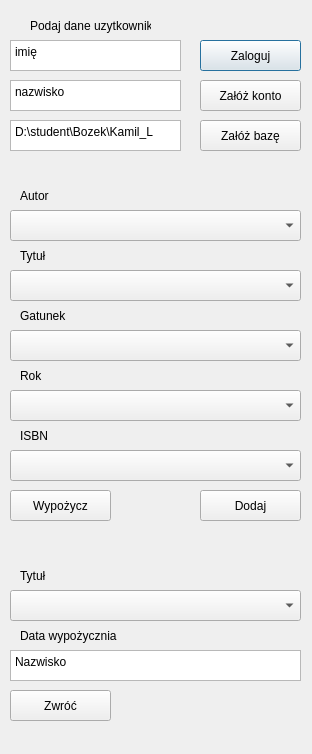
<?xml version="1.0" encoding="UTF-8"?>
<ui version="4.0">
 <class>Dialog</class>
 <widget class="QDialog" name="Dialog">
  <property name="enabled">
   <bool>true</bool>
  </property>
  <property name="geometry">
   <rect>
    <x>0</x>
    <y>0</y>
    <width>312</width>
    <height>754</height>
   </rect>
  </property>
  <property name="windowTitle">
   <string>Dialog</string>
  </property>
  <widget class="QLabel" name="label">
   <property name="geometry">
    <rect>
     <x>30</x>
     <y>10</y>
     <width>121</width>
     <height>31</height>
    </rect>
   </property>
   <property name="text">
    <string>Podaj dane uzytkownika</string>
   </property>
  </widget>
  <widget class="QPlainTextEdit" name="plain_imie">
   <property name="geometry">
    <rect>
     <x>10</x>
     <y>40</y>
     <width>171</width>
     <height>31</height>
    </rect>
   </property>
   <property name="plainText">
    <string>imię</string>
   </property>
  </widget>
  <widget class="QPushButton" name="button_zaloguj">
   <property name="geometry">
    <rect>
     <x>200</x>
     <y>40</y>
     <width>101</width>
     <height>31</height>
    </rect>
   </property>
   <property name="text">
    <string>Zaloguj</string>
   </property>
  </widget>
  <widget class="QPushButton" name="button_zaloz_konto">
   <property name="geometry">
    <rect>
     <x>200</x>
     <y>80</y>
     <width>101</width>
     <height>31</height>
    </rect>
   </property>
   <property name="text">
    <string>Załóż konto</string>
   </property>
  </widget>
  <widget class="QPushButton" name="button_zaloz_baze">
   <property name="geometry">
    <rect>
     <x>200</x>
     <y>120</y>
     <width>101</width>
     <height>31</height>
    </rect>
   </property>
   <property name="text">
    <string>Załóż bazę</string>
   </property>
  </widget>
  <widget class="QPlainTextEdit" name="plain_nazwisko">
   <property name="geometry">
    <rect>
     <x>10</x>
     <y>80</y>
     <width>171</width>
     <height>31</height>
    </rect>
   </property>
   <property name="plainText">
    <string>nazwisko</string>
   </property>
  </widget>
  <widget class="QPlainTextEdit" name="plain_lokalizacja_bazy">
   <property name="geometry">
    <rect>
     <x>10</x>
     <y>120</y>
     <width>171</width>
     <height>31</height>
    </rect>
   </property>
   <property name="plainText">
    <string>D:\student\Bozek\Kamil_L</string>
   </property>
  </widget>
  <widget class="QComboBox" name="combo_autor">
   <property name="geometry">
    <rect>
     <x>10</x>
     <y>210</y>
     <width>291</width>
     <height>31</height>
    </rect>
   </property>
  </widget>
  <widget class="QLabel" name="label_2">
   <property name="geometry">
    <rect>
     <x>20</x>
     <y>180</y>
     <width>141</width>
     <height>31</height>
    </rect>
   </property>
   <property name="text">
    <string>Autor</string>
   </property>
  </widget>
  <widget class="QComboBox" name="combo_tytul">
   <property name="geometry">
    <rect>
     <x>10</x>
     <y>270</y>
     <width>291</width>
     <height>31</height>
    </rect>
   </property>
  </widget>
  <widget class="QComboBox" name="combo_gatunek">
   <property name="geometry">
    <rect>
     <x>10</x>
     <y>330</y>
     <width>291</width>
     <height>31</height>
    </rect>
   </property>
  </widget>
  <widget class="QLabel" name="label_3">
   <property name="geometry">
    <rect>
     <x>20</x>
     <y>240</y>
     <width>141</width>
     <height>31</height>
    </rect>
   </property>
   <property name="text">
    <string>Tytuł</string>
   </property>
  </widget>
  <widget class="QLabel" name="label_4">
   <property name="geometry">
    <rect>
     <x>20</x>
     <y>300</y>
     <width>141</width>
     <height>31</height>
    </rect>
   </property>
   <property name="text">
    <string>Gatunek</string>
   </property>
  </widget>
  <widget class="QLabel" name="label_5">
   <property name="geometry">
    <rect>
     <x>20</x>
     <y>360</y>
     <width>141</width>
     <height>31</height>
    </rect>
   </property>
   <property name="text">
    <string>Rok</string>
   </property>
  </widget>
  <widget class="QComboBox" name="combo_rok">
   <property name="geometry">
    <rect>
     <x>10</x>
     <y>390</y>
     <width>291</width>
     <height>31</height>
    </rect>
   </property>
  </widget>
  <widget class="QPushButton" name="button_wypozycz">
   <property name="geometry">
    <rect>
     <x>10</x>
     <y>490</y>
     <width>101</width>
     <height>31</height>
    </rect>
   </property>
   <property name="text">
    <string>Wypożycz</string>
   </property>
  </widget>
  <widget class="QPushButton" name="button_dodaj">
   <property name="geometry">
    <rect>
     <x>200</x>
     <y>490</y>
     <width>101</width>
     <height>31</height>
    </rect>
   </property>
   <property name="text">
    <string>Dodaj</string>
   </property>
  </widget>
  <widget class="QLabel" name="label_6">
   <property name="geometry">
    <rect>
     <x>20</x>
     <y>560</y>
     <width>141</width>
     <height>31</height>
    </rect>
   </property>
   <property name="text">
    <string>Tytuł</string>
   </property>
  </widget>
  <widget class="QLabel" name="label_7">
   <property name="geometry">
    <rect>
     <x>20</x>
     <y>620</y>
     <width>141</width>
     <height>31</height>
    </rect>
   </property>
   <property name="text">
    <string>Data wypożycznia</string>
   </property>
  </widget>
  <widget class="QComboBox" name="combo_tytul2">
   <property name="geometry">
    <rect>
     <x>10</x>
     <y>590</y>
     <width>291</width>
     <height>31</height>
    </rect>
   </property>
  </widget>
  <widget class="QPlainTextEdit" name="plain_nazwisko2">
   <property name="geometry">
    <rect>
     <x>10</x>
     <y>650</y>
     <width>291</width>
     <height>31</height>
    </rect>
   </property>
   <property name="plainText">
    <string>Nazwisko</string>
   </property>
  </widget>
  <widget class="QPushButton" name="button_zwroc">
   <property name="geometry">
    <rect>
     <x>10</x>
     <y>690</y>
     <width>101</width>
     <height>31</height>
    </rect>
   </property>
   <property name="text">
    <string>Zwróć</string>
   </property>
  </widget>
  <widget class="QComboBox" name="combo_data">
   <property name="geometry">
    <rect>
     <x>10</x>
     <y>450</y>
     <width>291</width>
     <height>31</height>
    </rect>
   </property>
  </widget>
  <widget class="QLabel" name="label_8">
   <property name="geometry">
    <rect>
     <x>20</x>
     <y>420</y>
     <width>141</width>
     <height>31</height>
    </rect>
   </property>
   <property name="text">
    <string>ISBN</string>
   </property>
  </widget>
 </widget>
 <resources/>
 <connections/>
</ui>
